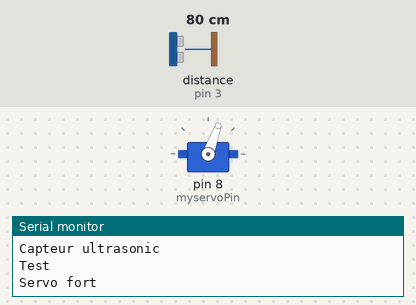
Recording of a sketch running on a simulated Arduino Uno, built with avr-gcc and run on an emulated ATmega328P. Parts: servo, the last lines printed to the serial monitor. Wiring (inferred from the names in the program): ultrasonic range finder: trigger pin 2; echo pin 3. The test bench sets the inputs (shaded band); at power-on: distance to the obstacle (sensor on pin 3) 80 cm. The echo pulse lasts 58.3 µs per cm.

Above: at 1.05 s.
At 7.0 s:
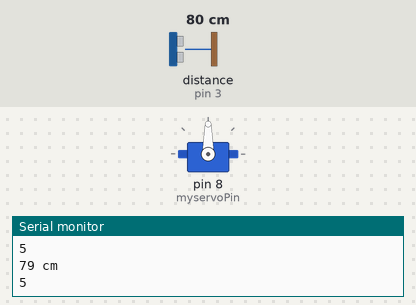
Timing chart, 0 to 8.8 s (numbered marks = the images above):
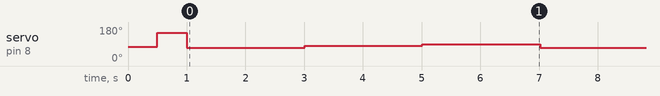

The sketch:

sketch_jul3b.ino
```cpp
#include <Servo.h>

Servo myServo;

const int myservoPin=8;
const int trigPin=2;
const int echoPin=3;
int Time;
long distance;
const int mindist = 20;
int runscanPosition[3] = {70, 80, 90};

int stopscanPosition[13] = {30, 40, 50, 60, 70, 80, 90, 100, 110, 120, 130, 140, 150};
int scanPosition;

int scanRunDistance[3];
int scanStopDistance[13];

int getDistance(){

  digitalWrite(trigPin, LOW);
    delayMicroseconds(2);
   digitalWrite(trigPin, HIGH);
       delayMicroseconds(10);
    digitalWrite(trigPin, LOW);

  Time=pulseIn(echoPin, HIGH);
  distance=0.0343*Time/2;
  Serial.print(distance);
  Serial.println(" cm");

}

void setup() {
  // put your setup code here, to run once:

  Serial.begin(9600);
  Serial.println("Capteur ultrasonic");
  pinMode(echoPin, INPUT);
  pinMode(trigPin, OUTPUT);
  myServo.attach(myservoPin);
  Serial.println("Test");
  myServo.write(75);
  delay(500);
  myServo.write(150);
  delay(500);
  // myServo.write(90);
  // delay(500);
  // myServo.write(180);
  // delay(500);
  Serial.println("Servo fort");


}

void loop() {
  // put your main code here, to run repeatedly:
  for (scanPosition = 0; scanPosition<3; scanPosition++){
    myServo.write(runscanPosition[scanPosition]);
    delay(2000);
    scanRunDistance[scanPosition] = getDistance();
    Serial.println(scanRunDistance[scanPosition]);
    // if (scanRunDistance[scanPosition]>mindist){
    //  Serial.println("Passage ");}
    // else if (scanRunDistance[scanPosition]<mindist) {
    //   Serial.println("Chemin bloquer");
    // }
    }


}
```

Measured:
- by itself, servo on pin 8 (myservoPin): repeats every 6.0 s: 70° 2.0 s, 80° 2.0 s, 90° 2.0 s
